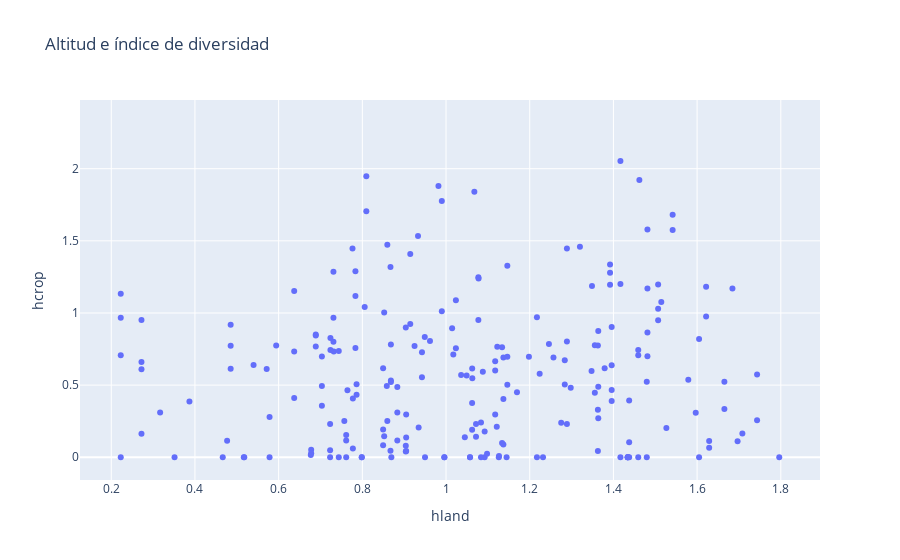

The cell this chart's notebook holds for it:
### Markdown cell above
Scatter de la altura y la diversidad de alimento

### Code cell
# Crear el scatter plot con Plotly Express
fig = px.scatter(df, x='hland', y='hcrop', title='Altitud e índice de diversidad')

# Mostrar el gráfico
fig.show()

### Figure 1 — Plotly figure (JSON) as saved in the notebook; plotly's stock layout.template omitted (floating-point values rounded to 4 significant figures; data arrays with more than 128 entries replaced by an {"elided": "..."} marker saying what was removed)
{"data": [{"hovertemplate": "hland=%{x}<br>hcrop=%{y}<extra></extra>", "legendgroup": "", "marker": {"color": "#636efa", "symbol": "circle"}, "mode": "markers", "name": "", "orientation": "v", "showlegend": false, "type": "scatter", "x": {"elided": "319 float values"}, "xaxis": "x", "y": {"elided": "319 float values"}, "yaxis": "y"}], "layout": {"legend": {"tracegroupgap": 0}, "title": {"text": "Altitud e índice de diversidad"}, "xaxis": {"anchor": "y", "domain": [0, 1], "title": {"text": "hland"}}, "yaxis": {"anchor": "x", "domain": [0, 1], "title": {"text": "hcrop"}}}}
